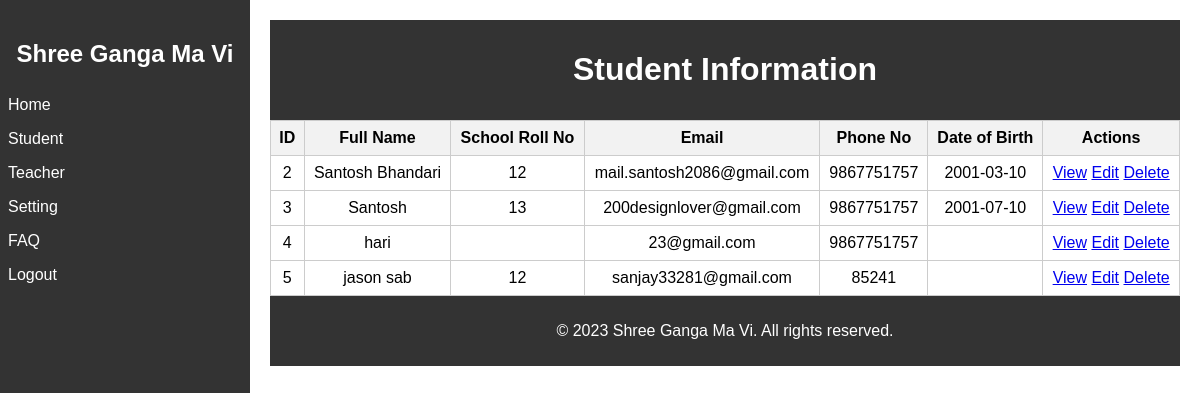
Page /student.php?students=true (signed in) on the committed database.
### tables this page shows
CREATE TABLE `students` (
  `id` int(11) NOT NULL,
  `full_name` varchar(100) NOT NULL,
  `school_roll_no` varchar(20) NOT NULL,
  `email` varchar(100) NOT NULL,
  `phone_no` varchar(15) NOT NULL,
  `image` varchar(255) NOT NULL,
  `username` varchar(50) NOT NULL,
  `password` varchar(255) NOT NULL,
  `roll_no` varchar(20) NOT NULL,
  `date_of_birth` date DEFAULT NULL
);

### student.php (the view, shortened to what this page needs)
<!DOCTYPE html>
<html>
<head>
    <link rel="stylesheet" type="text/css" href="css/style.css">
</head>
<body>
    <?php
    require_once 'db_connection.php';
    $students = array();
    if (isset($_GET['students'])) {
        $query = "SELECT * FROM students";
        $result = mysqli_query($conn, $query);
        if (mysqli_num_rows($result) > 0) {
            while ($row = mysqli_fetch_assoc($result)) {
                $students[] = $row;
            }
        }
    }
    ?>
    <div class="sidebar">
        <h2>Shree Ganga Ma Vi</h2>
        <ul>
            <li><a href="Dashboard.php">Home</a></li>
            <li><a href="student.php?students=true">Student</a></li>
            <?php if ($_SESSION['role'] === 'admin') { ?>
                <li><a href="teacher.php?teachers=true">Teacher</a></li>
                <li><a href="setting.php">Setting</a></li>
            <?php } ?>
            <li><a href="faq.php">FAQ</a></li>
            <li><a href="logout.php">Logout</a></li>
        </ul>
    </div>
    <div class="content">
        <div class="header">
            <h1>Student Information</h1>
        </div>
        <?php if (isset($_GET['students']) && !empty($students)) { ?>
            <table>
                <tr>
                    <th>ID</th>
                    <th>Full Name</th>
                    <th>School Roll No</th>
                    <th>Email</th>
                    <th>Phone No</th>
                    <th>Date of Birth</th>
                    <th>Actions</th>
                </tr>
                <?php foreach ($students as $student) { ?>
                    <tr>
                        <td><?php echo $student['id']; ?></td>
                        <td><?php echo isset($student['full_name']) ? $student['full_name'] : ''; ?></td>
                        <td><?php echo isset($student['roll_no']) ? $student['roll_no'] : ''; ?></td>
                        <td><?php echo $student['email']; ?></td>
                        <td><?php echo $student['phone_no']; ?></td>
                        <td><?php echo isset($student['date_of_birth']) ? $student['date_of_birth'] : ''; ?></td>
                        <td>
                            <a href='view_student.php?id=<?php echo $student['id']; ?>'>View</a>
                            <a href='edit_student.php?id=<?php echo $student['id']; ?>'>Edit</a>
                            <a href='student.php?action=delete_student&id=<?php echo $student['id']; ?>' onclick='return confirm("Are you sure you want to delete this student?")'>Delete</a>
                        </td>
                    </tr>
                <?php } ?>
            </table>
        <?php } else { ?>
            <p>No student data available.</p>
        <?php } ?>
        <div class="footer">
            <p>© <?php echo date('Y'); ?> Shree Ganga Ma Vi. All rights reserved.</p>
        </div>
    </div>
</body>
</html>

### css/style.css (style rules this page uses)
body { font-family: Arial, sans-serif; margin: 0; padding: 0; }
.sidebar { height: 100%; width: 250px; position: fixed; top: 0; left: 0; background-color: #333; padding-top: 20px; }
.sidebar h2 { color: #fff; text-align: center; }
.sidebar ul { list-style: none; padding: 0; margin-top: 20px; }
.sidebar li { padding: 8px; }
.sidebar li a { color: #fff; text-decoration: none; display: block; }
.content { margin-left: 250px; padding: 20px; }
.header { background-color: #333; color: #fff; text-align: center; padding: 10px; }
table { width: 100%; border-collapse: collapse; }
th, td { border: 1px solid #ccc; padding: 8px; text-align: center; }
th { background-color: #f2f2f2; }
.footer { background-color: #333; color: #fff; text-align: center; padding: 10px; }

### rows in the picture
students: id "2", full_name "Santosh Bhandari", roll_no "12", email "mail.santosh2086@gmail.com", phone_no "9867751757", date_of_birth "2001-03-10"
students: id "3", full_name "Santosh", roll_no "13", email "200designlover@gmail.com", phone_no "9867751757", date_of_birth "2001-07-10"
students: id "4", full_name "hari", email "23@gmail.com", phone_no "9867751757"
students: id "5", full_name "jason sab", roll_no "12", email "sanjay33281@gmail.com", phone_no "85241"
